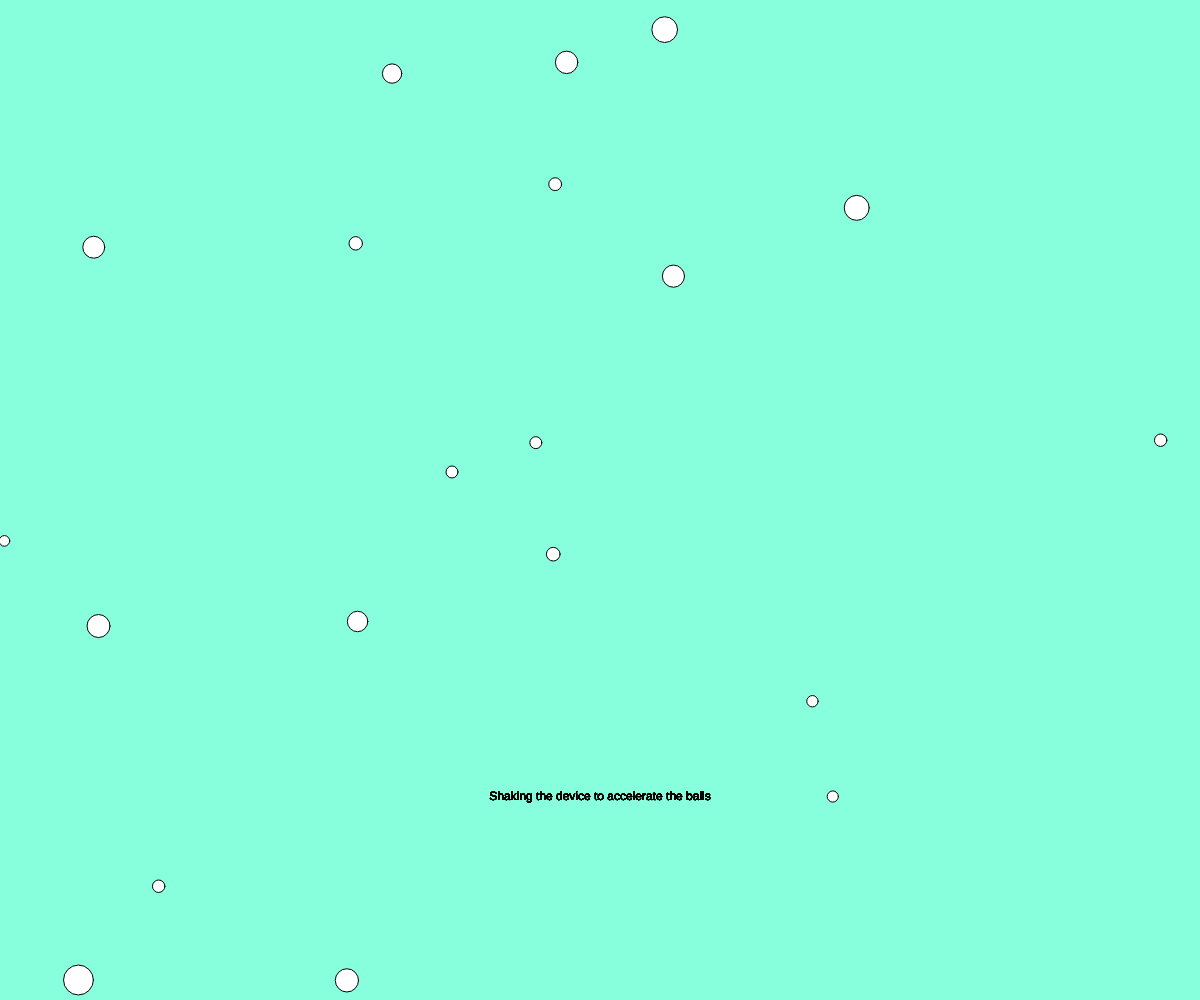
Frame 1 (no input)
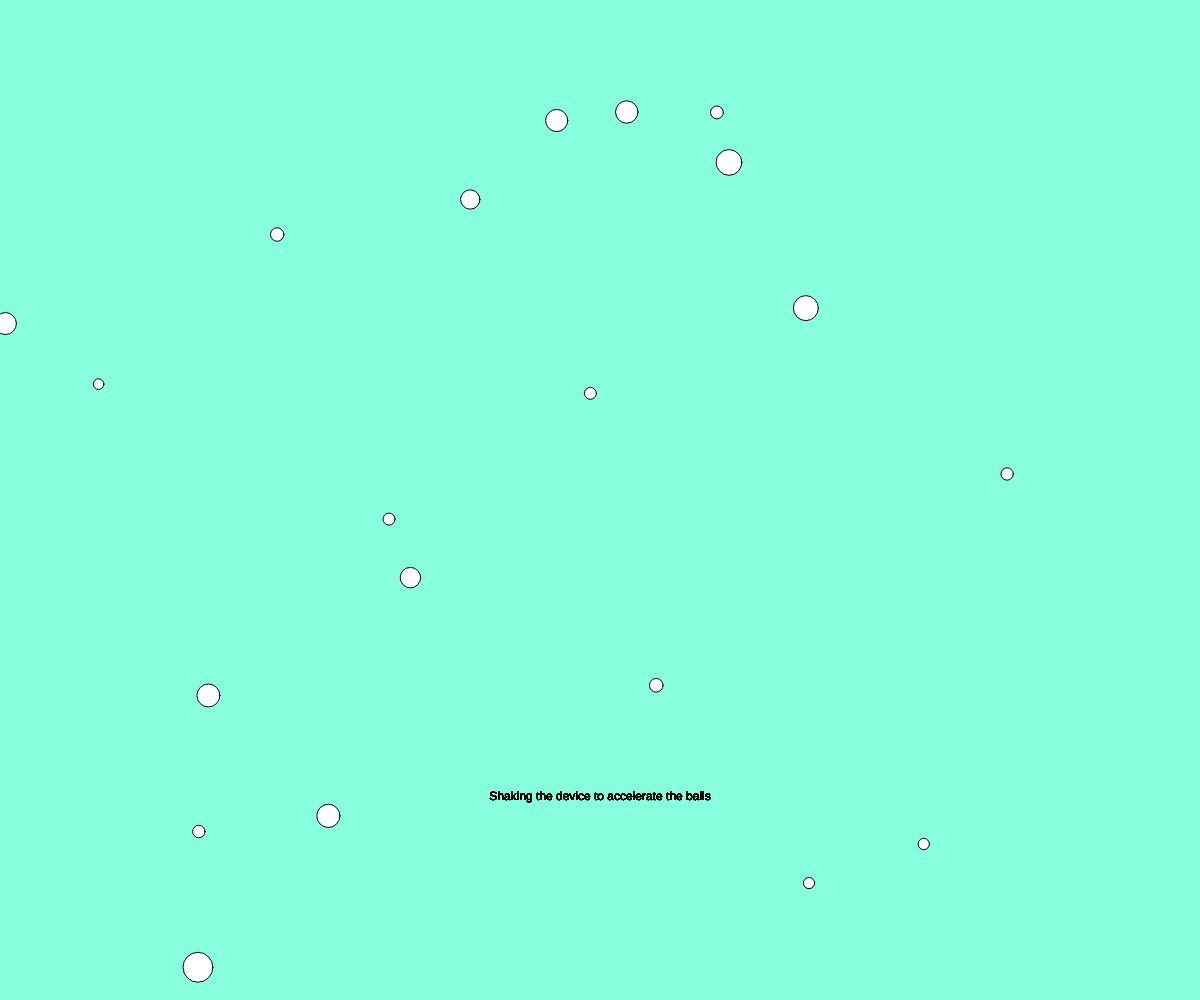
Frame 60 (no input)
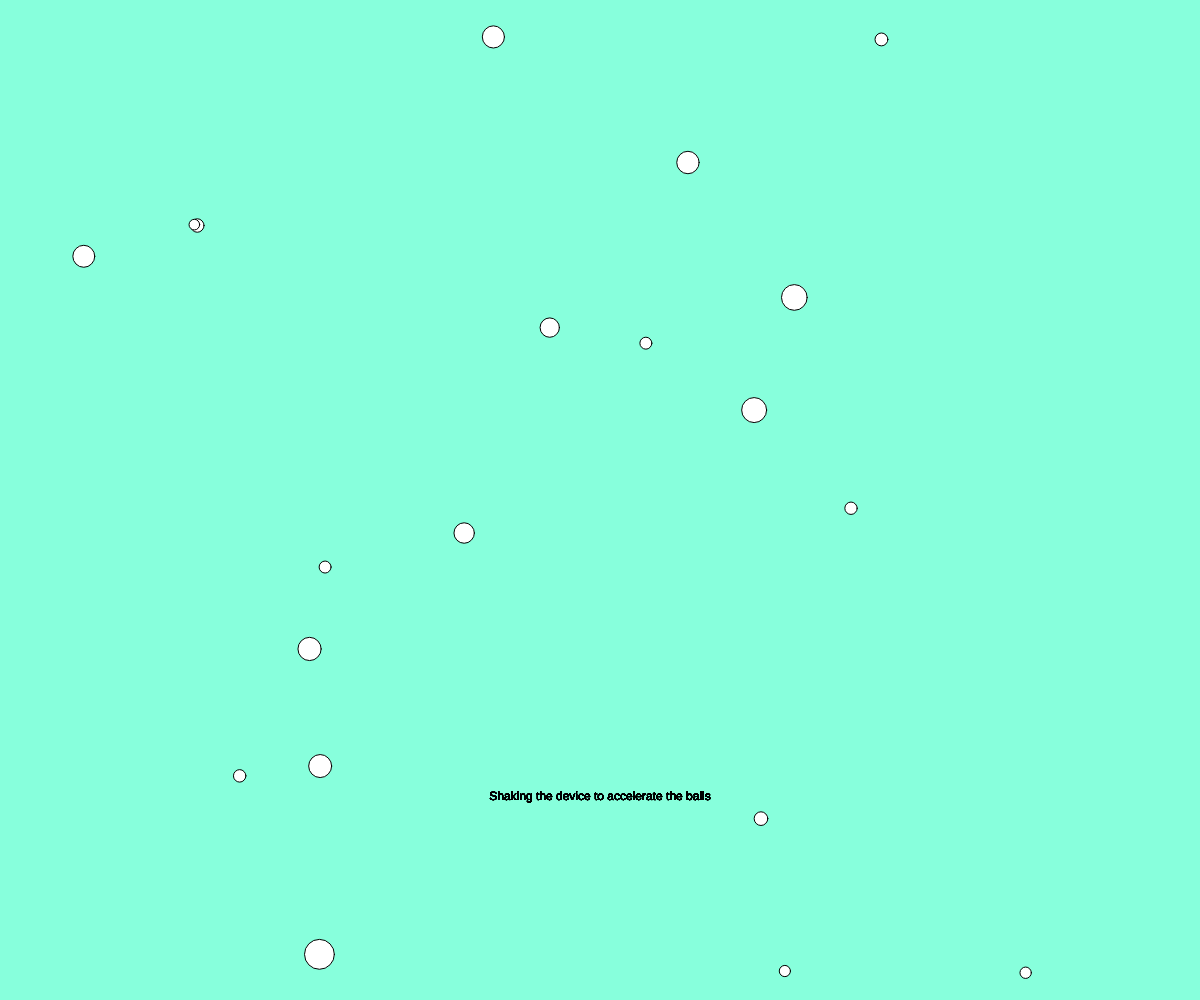
Frame 120 (the mouse pressed at the canvas centre since frame 60)

The p5.js sketch that drew these frames (run headless with seeded random() and noise() and a simulated clock; from frame 60 on, the mouse is pressed at the canvas centre):

// p5.js sketch
// ── sketch.js

let balls = [];

let threshold = 30;
let accChangeX = 0;
let accChangeY = 0;
let accChangeT = 0;

function setup() {
  createCanvas(windowWidth, windowHeight);

  for (let i = 0; i < 20; i++) {
    balls.push(new Ball());
  }
}

function draw() {
  background(135,255,220);

  for (let i = 0; i < balls.length; i++) {
    balls[i].move();
    balls[i].display();

    textFont('Helvetica');
     textAlign(CENTER);
     text('Shaking the device to accelerate the balls', width/2, height/5*4);
  }

  checkForShake();
}

function checkForShake() {
  // Calculate total change in accelerationX and accelerationY
  accChangeX = abs(accelerationX - pAccelerationX);
  accChangeY = abs(accelerationY - pAccelerationY);
  accChangeT = accChangeX + accChangeY;
  // If shake
  if (accChangeT >= threshold) {
    for (let i = 0; i < balls.length; i++) {
      balls[i].shake();
      balls[i].turn();
    }
  }
  // If not shake
  else {
    for (let i = 0; i < balls.length; i++) {
      balls[i].stopShake();
      balls[i].turn();
      balls[i].move();
    }
  }
}

// Ball class
class Ball {
  constructor() {
    this.x = random(width);
    this.y = random(height);
    this.diameter = random(10, 30);
    this.xspeed = random(-2, 2);
    this.yspeed = random(-2, 2);
    this.oxspeed = this.xspeed;
    this.oyspeed = this.yspeed;
    this.direction = 0.7;
  }

  move() {
    this.x += this.xspeed * this.direction;
    this.y += this.yspeed * this.direction;
  }

  // Bounce when touch the edge of the canvas
  turn() {
    if (this.x < 0) {
      this.x = 0;
      this.direction = -this.direction;
    } else if (this.y < 0) {
      this.y = 0;
      this.direction = -this.direction;
    } else if (this.x > width - 20) {
      this.x = width - 20;
      this.direction = -this.direction;
    } else if (this.y > height - 20) {
      this.y = height - 20;
      this.direction = -this.direction;
    }
  }

  // Add to xspeed and yspeed based on
  // the change in accelerationX value
  shake() {
    this.xspeed += random(5, accChangeX / 3);
    this.yspeed += random(5, accChangeX / 3);
  }

  // Gradually slows down
  stopShake() {
    if (this.xspeed > this.oxspeed) {
      this.xspeed -= 0.6;
    } else {
      this.xspeed = this.oxspeed;
    }
    if (this.yspeed > this.oyspeed) {
      this.yspeed -= 0.6;
    } else {
      this.yspeed = this.oyspeed;
    }
  }

  display() {
    ellipse(this.x, this.y, this.diameter, this.diameter);
  }
}
